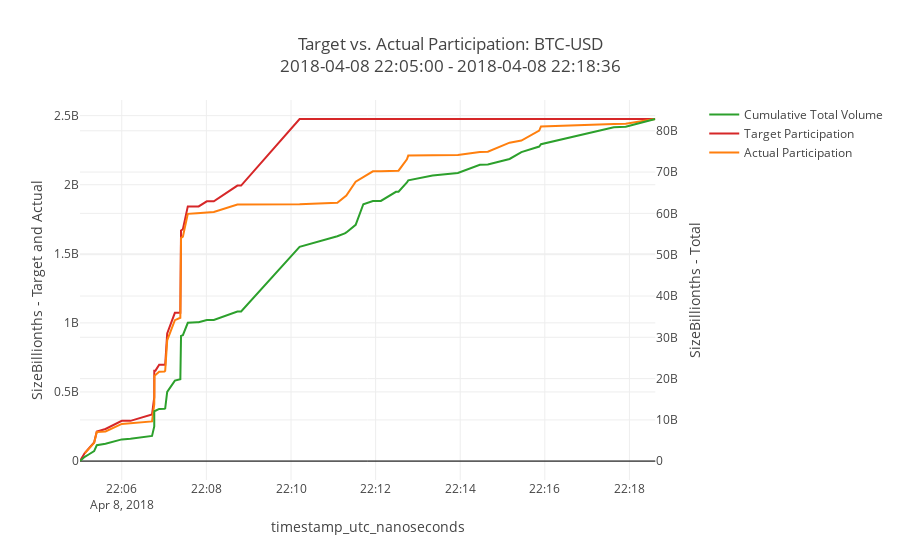

The code cell stored with this chart in its notebook:
### Markdown cell above
Lastly, we look at our actual participation versus our target participation. The red line is the target and the orange is our actual participation, both on the left axis. The green line is the total market volume, on the right axis. It looks like early in the period, prior to 22:08, our actual participation keeps up with our target as a result of the market volume mostly being on the sell side (as can be seen in the chart above) and then our actual participation lags behind as our target participation increase as a result of buy side volume.

### Code cell
utils.make_participation_chart(df_accum, df_trades)
